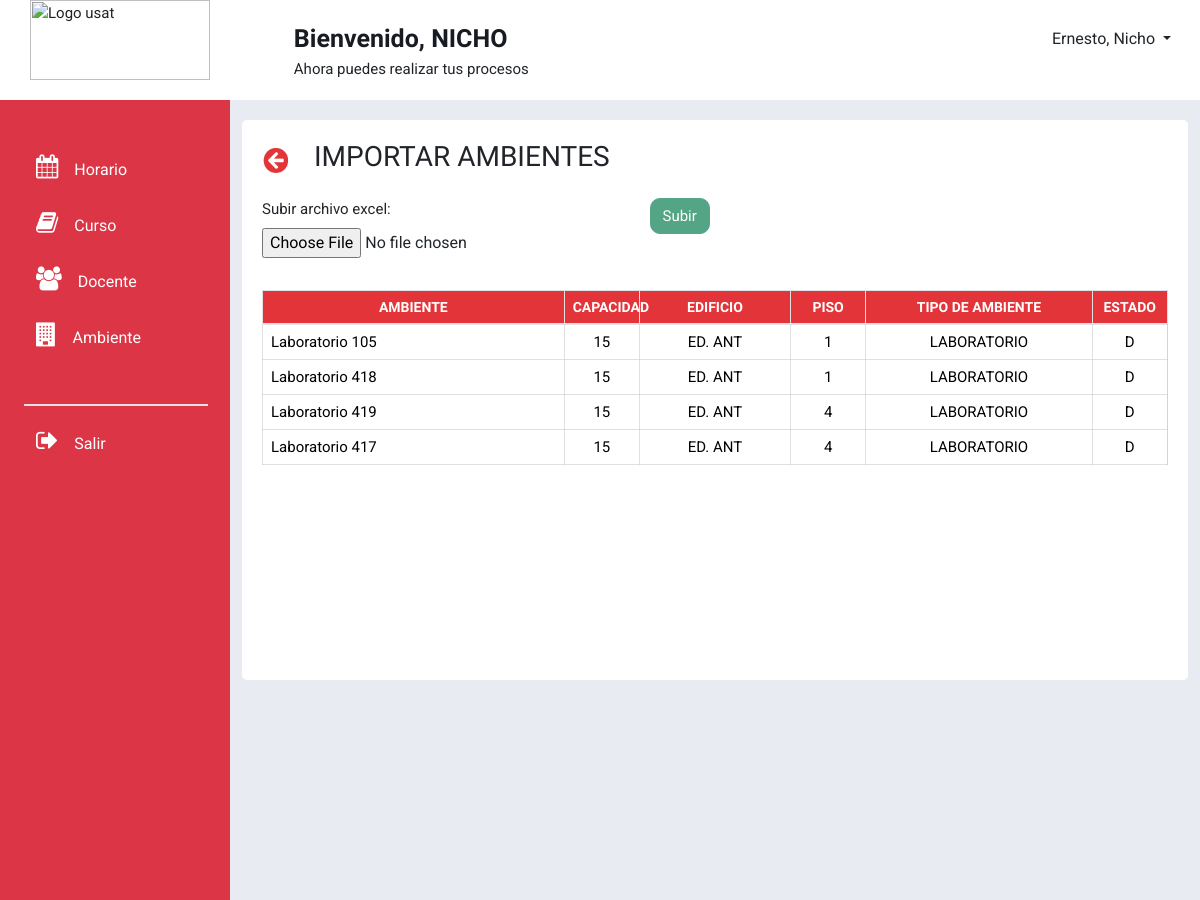
The page /csvAmbientes/ on the database as committed earlier.
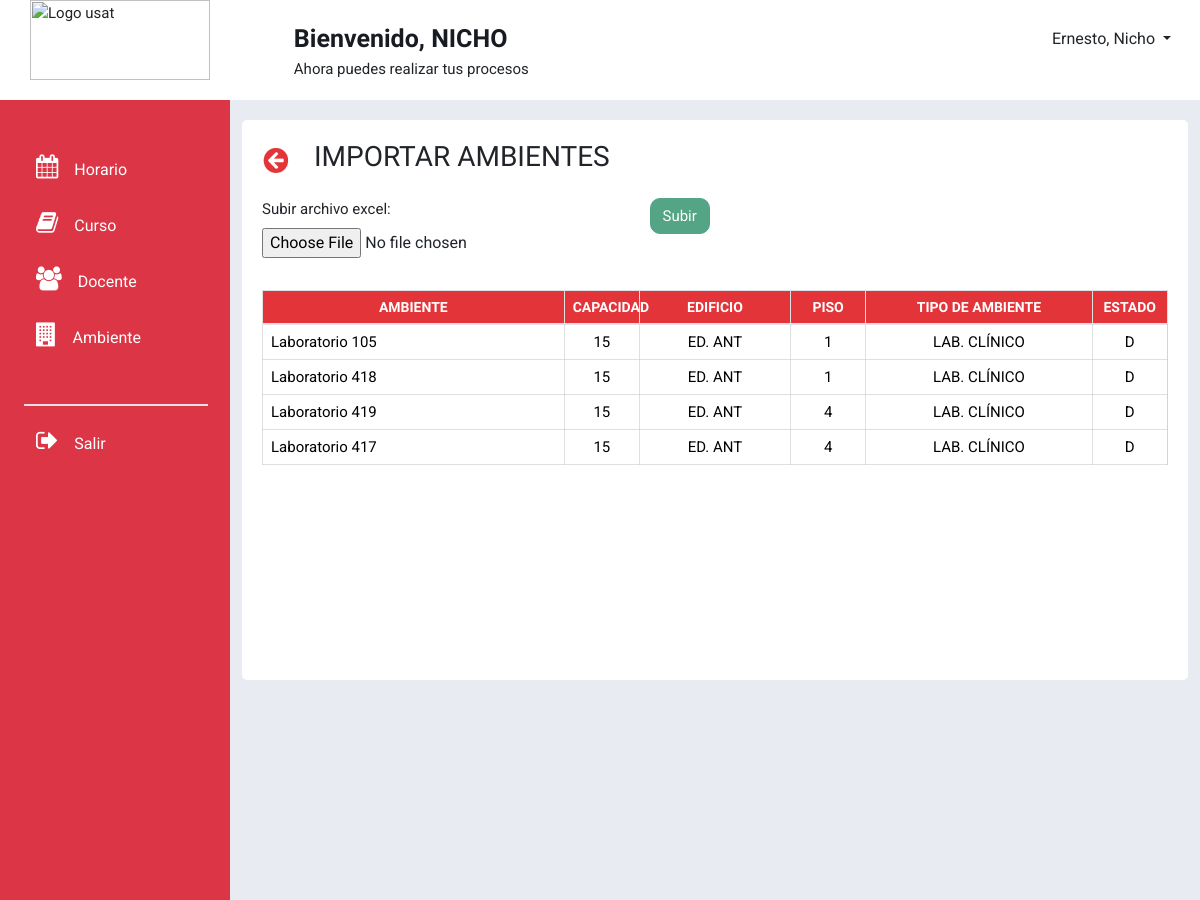
The same page on the database as committed later.
### modulo_ambiente/models.py (models this page shows, shortened)
class edificio( models.Model):
    nombre_edificio = models.CharField(max_length=100)
    def __str__(self):
        return self.nombre_edificio
    class Meta:
        verbose_name_plural="Edificio"

class tipo_ambiente(models.Model):
    tipo_de_ambiente = models.CharField(max_length=30)
    descripcion = models.CharField(max_length=50)
    def __str__(self):
        return self.tipo_de_ambiente
    class Meta:
        verbose_name_plural="Tipo de ambiente"

class ambiente(models.Model):
    nombre_ambiente = models.CharField(max_length=30)
    capacidad_ambiente = models.PositiveSmallIntegerField(default=15)
    estado_ambiente = models.CharField(max_length=1, choices=(('D', 'Disponible'), ('O', 'Ocupado'),('M', 'Mantenimiento')))
    piso = models.PositiveSmallIntegerField(default=1)
    FKedificio  = models.ForeignKey(edificio, on_delete=models.CASCADE, verbose_name='Edificio')
    FKtipo_ambiente = models.ForeignKey(tipo_ambiente, on_delete=models.CASCADE, verbose_name='Tipo de Ambiente')
    class Meta:
        verbose_name_plural="Ambiente"

### modulo_ambiente/views.py (the view)
# urls.py: path('csvAmbientes/', views.upload_file)
def upload_file(request):
    if request.method == 'POST':
        form = UploadCSVForm(request.POST, request.FILES)
        if form.is_valid():
            if 'Subir_archivo_excel' in request.FILES:
                excel_file = request.FILES['Subir_archivo_excel']
                workbook = openpyxl.load_workbook(excel_file)
                sheet = workbook.active
                try:
                    for row in sheet.iter_rows(min_row=2, max_row=sheet.max_row, min_col=1, max_col=sheet.max_column):
                        if row is None or all(cell is None for cell in row):
                            continue  # Skip empty rows
                        ambientes = edificio.objects.all()
                        nro, nombre_ambiente, nombre_edificio, aforo, piso, nombre_tipo_ambiente = [cell.value for cell in row]
                        if row[1] and row[2]:
                            nombre = row[1]
                            tipoa= row[5]
                            edificio_id = row[2]
                            edificios = edificio.objects.filter(nombre_edificio=nombre_edificio)
                            if not edificios:
                                if nombre_edificio is None:
                                    continue
                                else:
                                    print(f"No se encontró ningún edificio con el nombre '{nombre_edificio}'.")
                                    continue
                            tipos_ambiente = tipo_ambiente.objects.filter(tipo_de_ambiente=nombre_tipo_ambiente)
                            if not tipos_ambiente:
                                print(f"No se encontró ningún tipo de ambiente con el nombre '{nombre_tipo_ambiente}'.")
                                continue
                            for edificio_obj in edificios:
                                for tipo_ambiente_obj in tipos_ambiente:
                                    ambiente_obj = ambiente(
                                        nombre_ambiente=nombre_ambiente,
                                        capacidad_ambiente=aforo,
                                        estado_ambiente='D',  # Asumiendo que todos los ambientes están disponibles por defecto
                                        piso=piso,
                                        FKedificio=edificio_obj,
                                        FKtipo_ambiente=tipo_ambiente_obj
                                        )
                                    ambiente_obj.save()
                        else:
                            messages.warning(request, f'Fila incompleta o incorrecta: {row}')
                    messages.success(
                        request, 'Archivo Excel subido correctamente')
                except openpyxl.utils.exceptions.InvalidFileException:
                    messages.error(
                        request, 'El archivo subido no es un archivo Excel válido.')
                except Exception as e:
                    messages.error(request, f'Error: {str(e)}')
            return redirect(request.path)
    else:
        form = UploadCSVForm()
        enviar=obtener_ambientes_array()
    return render(request, './csvAmbientes.html', {'form': form, 'disponibilidad':enviar})

### modulo_ambiente/forms.py
class UploadCSVForm(forms.Form):
    Subir_archivo_excel = forms.FileField(required=False)

### modulo_ambiente/views.py (called while the page is built)
def obtener_ambientes_array():
    dispo= ambiente.objects.all();
    enviar=[]
    for amobj in dispo:
        ambdispo=ambiente.objects.get(id=amobj.id)
        nombre= ambdispo.nombre_ambiente
        capa= ambdispo.capacidad_ambiente
        edificio= ambdispo.FKedificio
        piso = ambdispo.piso
        tipo = ambdispo.FKtipo_ambiente
        estado= ambdispo.estado_ambiente
        enviar.append((nombre,capa,edificio,piso,tipo,estado))
    return enviar

### modulo_ambiente/templates/csvAmbientes.html (shortened to what the changed rows need)
{% load static %}
{% block content %}
<link href="https://cdn.jsdelivr.net/npm/bootstrap@5.3.3/dist/css/bootstrap.min.css" rel="stylesheet">
<head>
  <link rel="stylesheet" href="{% static 'css/csv.css' %}">
  <link rel="stylesheet" href="https://stackpath.bootstrapcdn.com/bootstrap/4.5.2/css/bootstrap.min.css" />
  <link rel="stylesheet" href="https://maxcdn.bootstrapcdn.com/font-awesome/4.7.0/css/font-awesome.min.css">
  <link rel="stylesheet" href="https://cdnjs.cloudflare.com/ajax/libs/bootstrap/5.3.3/css/bootstrap.min.css" />
</head>
<body style="padding: 0px;
overflow-y: hidden;
overflow-x: hidden;">
    <div class="container-fluid overflow-hidden" style="font-family: 'Roboto', sans-serif;">
        <div class="row vh-100 overflow-auto" >
    <div class="col d-flex flex-column h-sm-100" style="background-color: #e8ebf1;">
        <main class="row overflow-auto">
          <div class="container-fluid col">
    <div id="contenedorSub" style=" padding: 20px; background-color: white; margin-top: 20px; height: 560px; border-radius: 5px;">
    <div id="boxTabla" style="height: 387px; overflow-y: auto;">
      <table class="table" id="tabla">
          <thead class="encabezado" style=" position: sticky; top: 0; z-index: 1; background-color: #E33439;">
              <tr>
                <th scope="col" style="background-color: #E33439; color: #fff;width: 40%;">AMBIENTE </th>
                <th scope="col" style="background-color: #E33439; color: #fff; width:10%;"> CAPACIDAD</th>
                <th scope="col" style="background-color: #E33439; color: #fff;width: 20%;">EDIFICIO</th>
                <th scope="col" style="background-color: #E33439; color: #fff;width: 10%;">PISO</th>
                <th scope="col" style="background-color: #E33439; color: #fff;width: 30%;">TIPO DE AMBIENTE</th>
                <th scope="col" style="background-color: #E33439; color: #fff;width: 10%;">ESTADO</th>
              </tr>
          </thead>
          <tbody>
              {% for d in disponibilidad %}
              <tr>
                  <td id="ini" style="text-align: left;">{{ d.0 }}</td>
                  <td id="fin" style="text-align: center;" >{{ d.1 }}</td>
                  <td id="dia" style="text-align: center;" >{{ d.2 }}</td>
                  <td id="ini" style="text-align: center;">{{ d.3 }}</td>
                  <td id="fin" style="text-align: center;">{{ d.4 }}</td>
                  <td id="ini" style="text-align: center;">{{ d.5 }}</td>
              </tr>
              {% endfor %}
          </tbody>
      </table>
  </div>
          </div>
          </div>
        </main>
    </div>
        </div>
    </div>
</body>
{% endblock %}

Rows that differ between the two databases and show on the page:
changed through a linked row, edificio "ED. ANT": tipo_de_ambiente "LABORATORIO" → "LAB. CLÍNICO"
